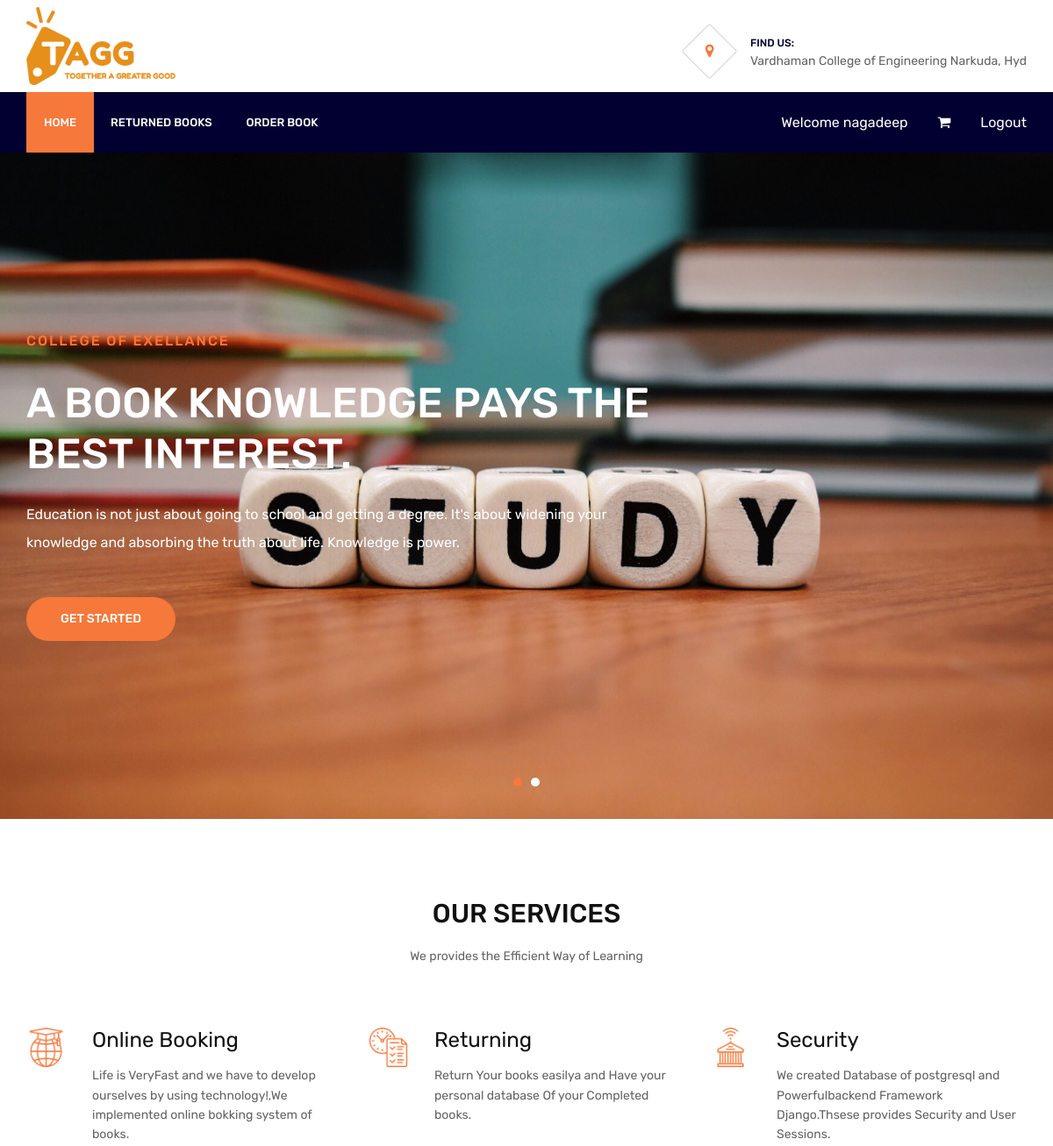
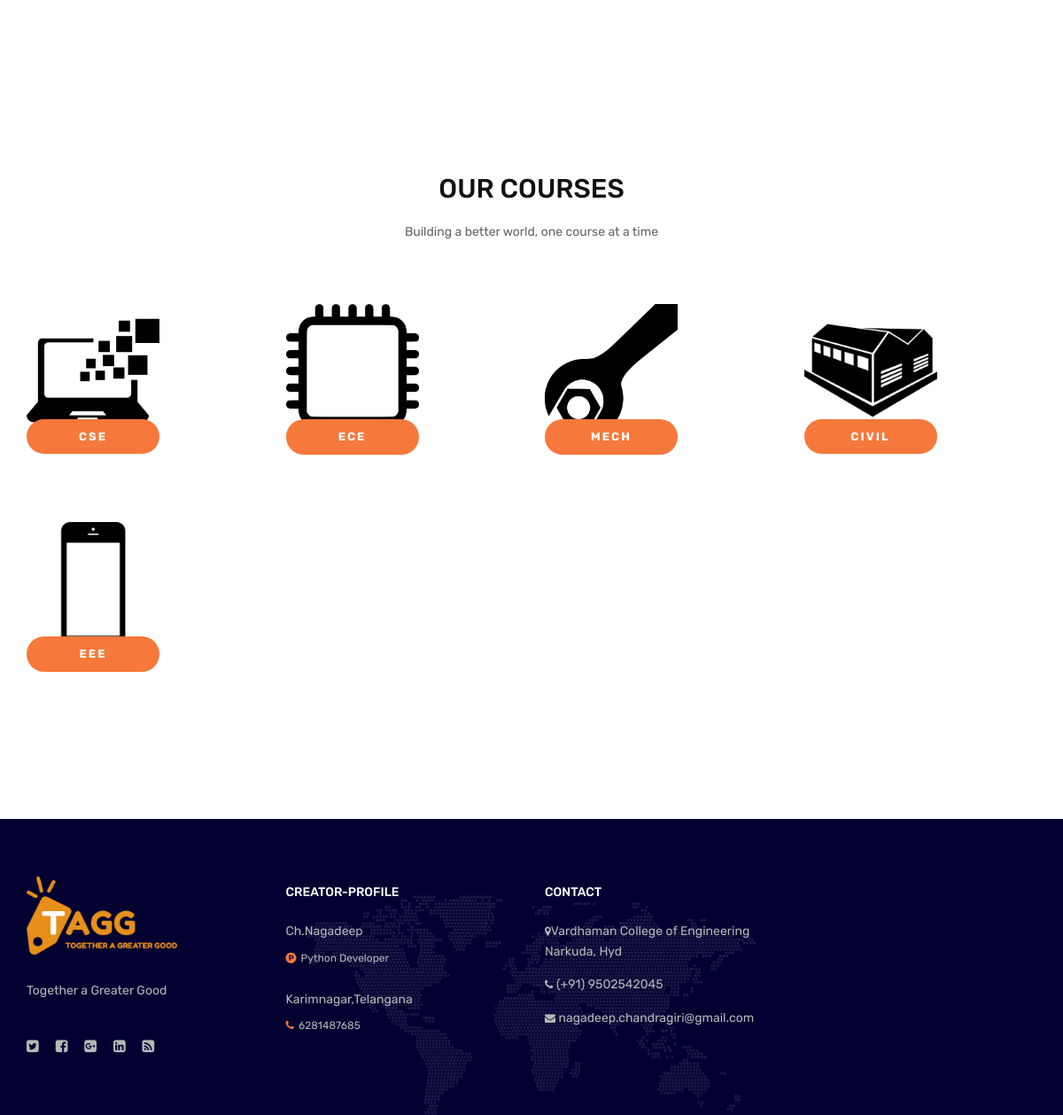
The app's page /home/ (signed in) with its own data (2 pictures, top to bottom).
### web/models.py (models this page shows)
class Memo(models.Model):
    img=models.ImageField(upload_to='pics')

class All(models.Model):
    url=models.CharField(max_length=100)
    name=models.CharField(max_length=100)
    img=models.ImageField(upload_to='pics')

### web/views.py (the view)
# urls.py: 2. Add a URL to urlpatterns:  path('', views.home, name='home')
@login_required(login_url='web/index.html')
def home(request):
    memo=Memo.objects.all()
    al=All.objects.all()
    return render(request,'web/home.html',{'memo':memo,'al':al })

### web/templates/web/home.html
{% extends 'web/base.html' %}
{% block content %}
{% load static %}
	<section class="hero-section">
		<div class="hero-slider owl-carousel">
            {% for i in memo %}
			<div class="hs-item set-bg" data-setbg="{{i.img.url}}">
				<div class="hs-text">
					<div class="container">
						<div class="row">
							<div class="col-lg-8">
								<div class="hs-subtitle">College of Exellance</div>
								<h2 class="hs-title">A Book  knowledge pays the best interest.</h2>
								<p class="hs-des">Education is not just about going to school and getting a degree. It's about widening your<br> knowledge and absorbing the truth about life. Knowledge is power.</p>
								<div class="site-btn">GET STARTED</div>
							</div>
						</div>
					</div>
				</div>
            </div>
            {% endfor %}
	</section>
	<section class="service-section spad">
		<div class="container services">
			<div class="section-title text-center">
				<h3>OUR SERVICES</h3>
				<p>We provides the Efficient Way of Learning</p>
			</div>
			<div class="row">
				<div class="col-lg-4 col-sm-6 service-item">
					<div class="service-icon">
						<img src="{% static "web/4.png" %}" alt="1">
					</div>
					<div class="service-content">
						<h4>Online Booking</h4>
						<p>Life is VeryFast and we have to develop ourselves by using technology!,We implemented online bokking system of books.</p>
					</div>
				</div>
				<div class="col-lg-4 col-sm-6 service-item">
					<div class="service-icon">
						<img src="{% static "web/5.png" %}"  alt="1">
					</div>
					<div class="service-content">
						<h4>Returning </h4>
						<p>Return Your books easilya and Have your personal database Of your Completed books.</p>
					</div>
				</div>
				<div class="col-lg-4 col-sm-6 service-item">
					<div class="service-icon">
						<img src="{% static "web/2.png" %}" alt="1">
					</div>
					<div class="service-content">
						<h4>Security</h4>
						<p>We created Database of postgresql and Powerfulbackend Framework Django.Thsese provides Security and User Sessions.</p>
					</div>
				</div>
			</div>
		</div>
	</section>
	<section class="courses-section spad">
		<div class="container">
			<div class="section-title text-center">
				<h3>OUR COURSES</h3>
				<p>Building a better world, one course at a time</p>
			</div>
			<div class="row">
                {% for i in al %}
				<div class="col-lg-3 col-md-6 course-item">
					<div class="course-thumb">
						<img src="{{i.img.url}}" alt="">
						<div class="course-cat">
							<span><a class= "mya" href="{{i.url}}">{{i.name}}</a></span>
						</div>
					</div>
                </div>
                {% endfor %}
			</div>
		</div>
	</section>
{% endblock %}

### web/templates/web/base.html (shortened to what this page needs)
<!DOCTYPE html>
{% load static %}
<html lang="en">
<head>
	<link href="https://stackpath.bootstrapcdn.com/font-awesome/4.7.0/css/font-awesome.min.css" rel="stylesheet">
	<link rel="stylesheet" href="{% static "web/bootstrap.min.css" %}"/>
	<link rel="stylesheet" href="{% static "web/font-awesome.min.css" %}"/>
	<link rel="stylesheet" href="{% static "web/themify-icons.css" %}"/>
	<link rel="stylesheet" href="{% static "web/magnific-popup.css" %}"/>
	<link rel="stylesheet" href="{% static "web/animate.css" %}"/>
	<link rel="stylesheet" href="{% static "web/owl.carousel.css" %}"/>
	<link rel="stylesheet" href="{% static "web/style.css" %}"/>
</head>
<body>
	<header class="header-section">
		<div class="container">
			<a href="index.html" class="site-logo"><img class="logomy" src="{% static "web/logo.png" %}" alt=""></a>
			<div class="header-info">
				<div class="hf-item">
					<i class="fa fa-map-marker"></i>
					<p><span>Find us:</span>Vardhaman College of Engineering Narkuda, Hyd</p>
				</div>
			</div>
		</div>
	</header>
	<nav class="nav-section">
		<div class="container">
			<div class="nav-right">
                {% if user.is_authenticated %}
				<a href="">Welcome {{user.username}}</a>
				<a href="/mycart"><i class="fa fa-shopping-cart"></i></a>
                <a href="/logoutuser">Logout</a>
                {% endif %}
			</div>
			<ul class="main-menu">
				<li class="active"><a href="/home">Home</a></li>
				<li><a href="/returned">Returned Books</a></li>
				<li><a href="/cart">Order Book</a></li>
			</ul>
		</div>
	</nav>
   {% block content %} {% endblock %}
	<footer class="footer-section">
		<div class="container footer-top">
			<div class="row">
				<div class="col-sm-6 col-lg-3 footer-widget">
					<div class="about-widget">
						<img class="logomy" src="{% static "web/logo.png" %}" alt="">
						<p>Together a Greater Good</p>
						<div class="social pt-1">
							<a href=""><i class="fa fa-twitter-square"></i></a>
							<a href=""><i class="fa fa-facebook-square"></i></a>
							<a href=""><i class="fa fa-google-plus-square"></i></a>
							<a href=""><i class="fa fa-linkedin-square"></i></a>
							<a href=""><i class="fa fa-rss-square"></i></a>
						</div>
					</div>
				</div>
				<div class="col-sm-6 col-lg-3 footer-widget">
					<h6 class="fw-title">Creator-Profile</h6>
					<ul class="recent-post">
						<li>
							<p>Ch.Nagadeep</p>
							<span><i class="fa fa-product-hunt "></i>Python Developer</span>
						</li>
						<li>
							<p>Karimnagar,Telangana</p>
							<span><i class="fa fa-phone"></i>6281487685</span>
						</li>
					</ul>
				</div>
				<div class="col-sm-6 col-lg-3 footer-widget">
					<h6 class="fw-title">CONTACT</h6>
					<ul class="contact">
						<li><p><i class="fa fa-map-marker"></i>Vardhaman College of Engineering Narkuda, Hyd</p></li>
						<li><p><i class="fa fa-phone"></i> (+91) 9502542045</p></li>
						<li><p><i class="fa fa-envelope"></i> nagadeep.chandragiri@gmail.com</p></li>
					</ul>
				</div>
			</div>
		</div>
	</footer>
</body>
</html>

### records on screen
All: img (picture), name "CSE"
All: img (picture), name "ECE"
All: img (picture), name "MECH"
All: img (picture), name "CIVIL"
All: img (picture), name "EEE"

### other values on screen
{{ user.username }} "nagadeep"
